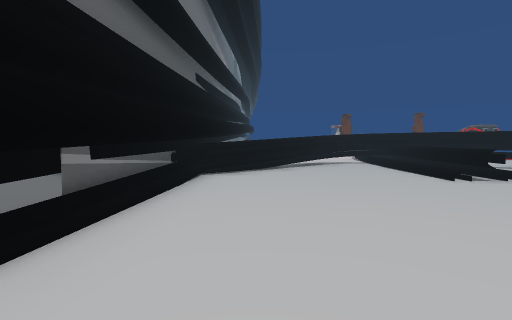
[1] (above)

16 first-person views from a walk through a 3-D level made in the Unity game engine. The camera is 1.4 m above the floor, tilts 4° down and sees 85° across. The floor is counted in squares, 2 m on a side. Each view is taken from the middle of a square. On the plan, view 1 faces up. The plan holds only what a view shows up to about 9 squares ahead; the rest is blank. The place goes on beyond the plan. Some animated figures are not drawn. Some surface patterns are stand-ins.

[2]
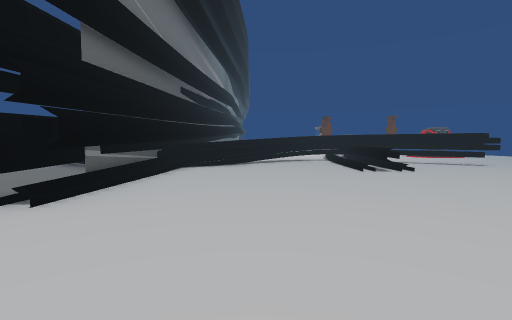

[3]
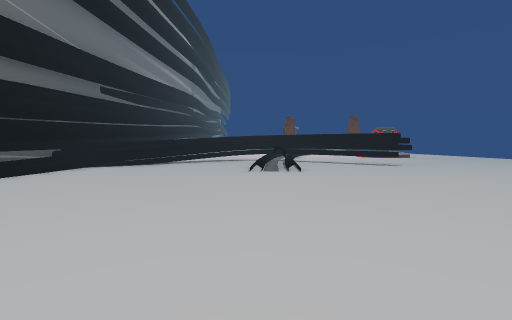

[4]
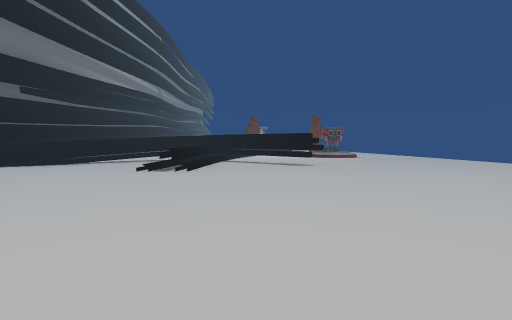

[5]
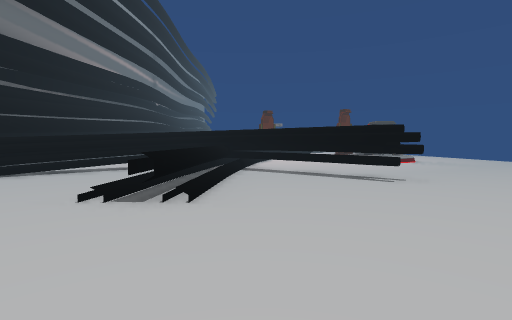

[6]
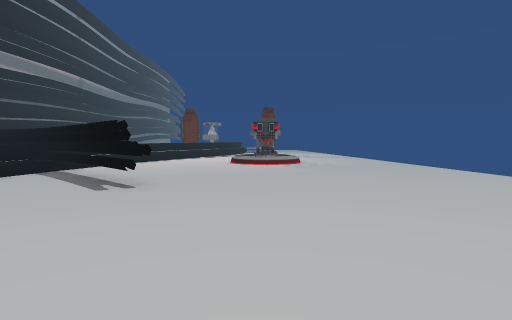

[7]
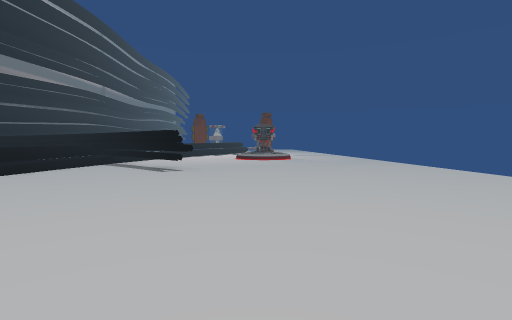

[8]
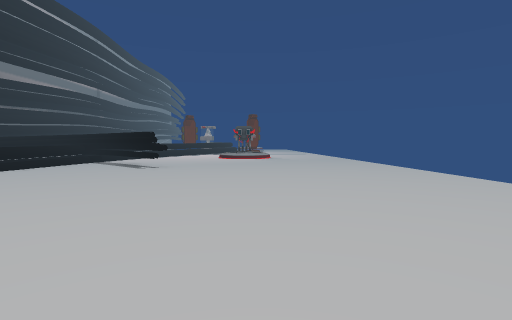

[9]
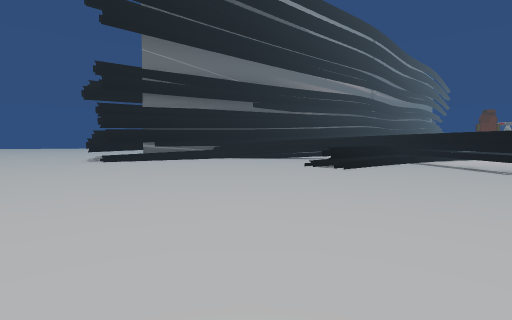

[10]
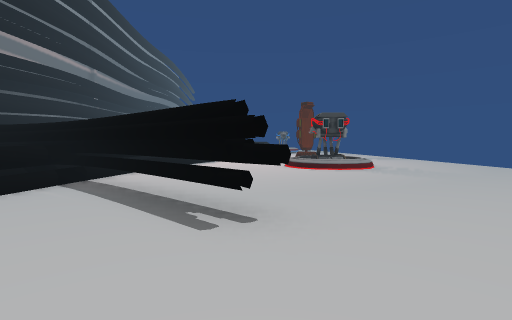

[11]
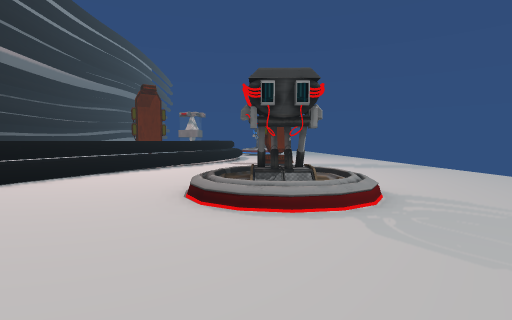

[12]
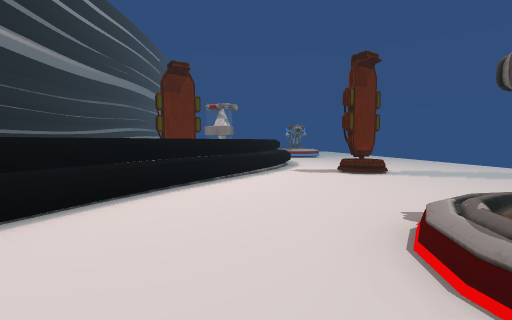

[13]
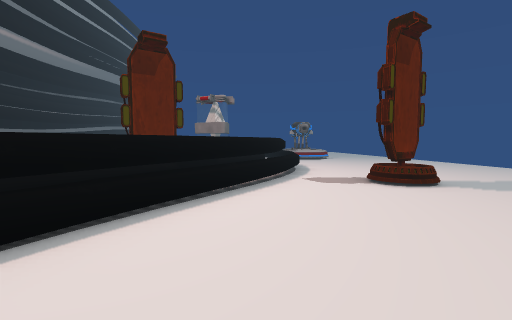

[14]
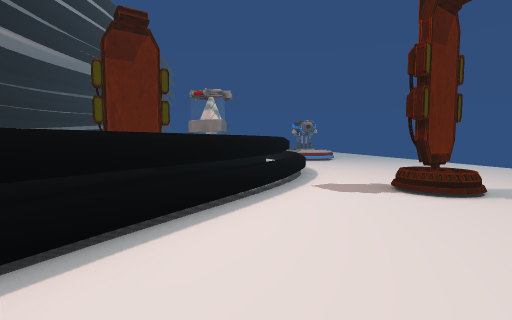

[15]
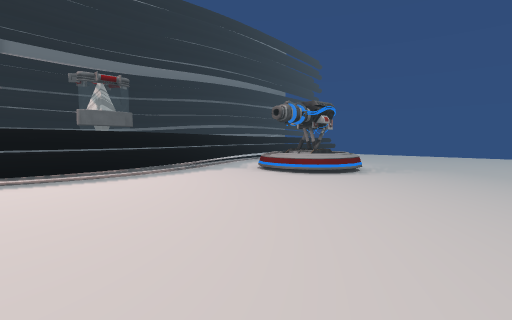

[16]
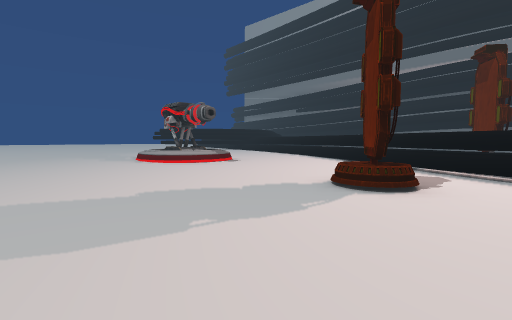

### Floor plan
Key: @ floor where view 1 was taken; # wall or solid block; x gap in a wall; . main floor; : floor 0.25 m higher than the main floor; - floor 0.25 m lower than the main floor; _ floor 0.5 m lower than the main floor; < floor 0.75 m lower than the main floor; / step, stairs or slope; = window, fence, low wall or low ledge; ^ raised ledge; v drop or lower ground; T thing the floor can be seen under or through; O other object.
Columns run from 5 left of view 1 to 16 right of it. Each row starts with its distance up from view 1.
 33                   <<<<
 32                  <<<<<
 31                  O<<<<
 30                OOO<<<<
 29               <<OO<<<<
 28              ^=<<<<<<<
 27               ^<<<<<<<
 26             OO^=______
 25             O v^______
 24                ^______
 23               v^______
 22               ^=______
 21             Ox^_______
 20              ^^__O____
 19              ^--------
 18             ^=--------
 17             ^---------
 16            ^=---------
 15            ^----OO----
 14            ^---OOO----
 13            /----:-----
 12           ^/----------
 11       ..##^/..........
 10       .##/^#T.........
  9    # ###./^.TT........
  8    # #.../^..TT.......
  7    ##..../^...........
  6 .. #...../^...........
  5 ...#..................
  4 ...#..................
  3  ::#::::::::::::::::::
  2   :#:::::::::::::::::
  1    ^::::::::::::::::
  0    ::@::::::::: :::
 -1    ::::::::::::  :
 -2     :::::::::::

Positions as (right, up) in squares from view 1, and headings:
1: (0, 0), facing up
2: (1, -2), facing up
3: (4, -2), facing up
4: (7, -2), facing up
5: (6, 2), facing up
6: (11, 3), facing up
7: (11, 0), facing up
8: (12, -1), facing up
9: (9, -2), facing up-left
10: (9, 5), facing up
11: (11, 10), facing up
12: (9, 13), facing up
13: (9, 15), facing up
14: (9, 16), facing up
15: (16, 23), facing up-left
16: (16, 22), facing down-left
